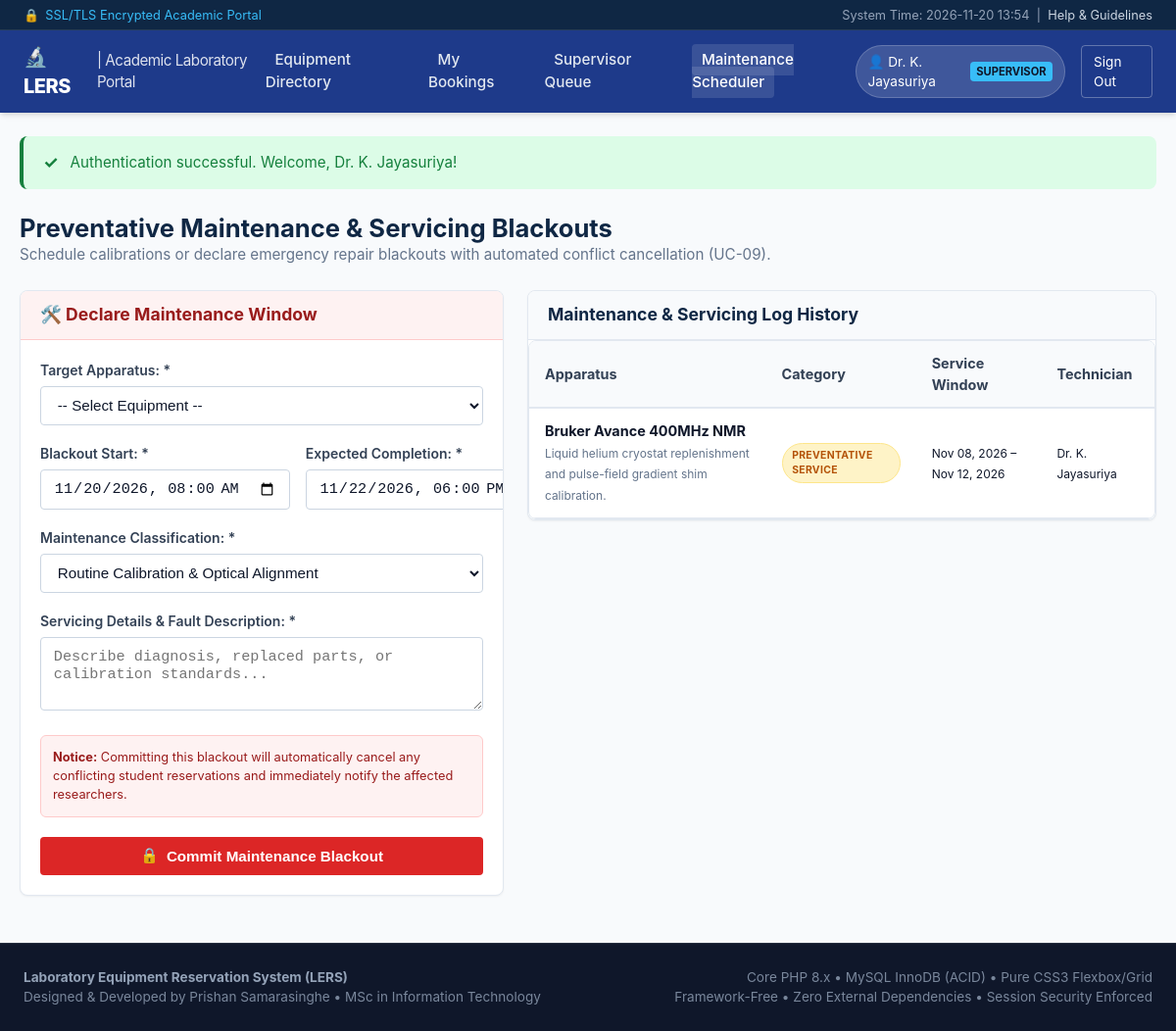
Page /maintenance.php (signed in) on the committed database.
### tables this page shows
CREATE TABLE `maintenance_logs` (
    `log_id` INT AUTO_INCREMENT PRIMARY KEY,
    `equipment_id` INT NOT NULL,
    `technician_id` INT NOT NULL,
    `start_datetime` DATETIME NOT NULL,
    `end_datetime` DATETIME NOT NULL,
    `maintenance_type` ENUM('routine_calibration', 'emergency_repair', 'preventative_service', 'consumable_replacement') NOT NULL,
    `servicing_notes` TEXT NOT NULL,
    `created_at` TIMESTAMP DEFAULT CURRENT_TIMESTAMP,
    CONSTRAINT `fk_maint_equipment` FOREIGN KEY (`equipment_id`) REFERENCES `equipment` (`equipment_id`) ON DELETE CASCADE,
    CONSTRAINT `fk_maint_technician` FOREIGN KEY (`technician_id`) REFERENCES `users` (`user_id`) ON DELETE CASCADE,
    INDEX `idx_maint_window` (`equipment_id`, `start_datetime`, `end_datetime`)
);

CREATE TABLE `equipment` (
    `equipment_id` INT AUTO_INCREMENT PRIMARY KEY,
    `equipment_name` VARCHAR(150) NOT NULL,
    `model_number` VARCHAR(100) NOT NULL,
    `lab_location` VARCHAR(100) NOT NULL,
    `description` TEXT NOT NULL,
    `req_cert_tier` ENUM('Tier 1', 'Tier 2', 'Tier 3') NOT NULL DEFAULT 'Tier 1',
    `requires_approval` TINYINT(1) NOT NULL DEFAULT 1,
    `status` ENUM('operational', 'maintenance', 'decommissioned') NOT NULL DEFAULT 'operational',
    `maintenance_note` VARCHAR(255) DEFAULT NULL,
    `created_at` TIMESTAMP DEFAULT CURRENT_TIMESTAMP
);

CREATE TABLE `users` (
    `user_id` INT AUTO_INCREMENT PRIMARY KEY,
    `id_number` VARCHAR(50) NOT NULL UNIQUE,
    `full_name` VARCHAR(100) NOT NULL,
    `email` VARCHAR(120) NOT NULL UNIQUE,
    `password_hash` VARCHAR(255) NOT NULL,
    `role` ENUM('student', 'supervisor', 'admin') NOT NULL DEFAULT 'student',
    `cert_tier` ENUM('Tier 1', 'Tier 2', 'Tier 3') NOT NULL DEFAULT 'Tier 1',
    `department` VARCHAR(120) NOT NULL DEFAULT 'Department of Physics & Nanotechnology',
    `phone` VARCHAR(30) DEFAULT NULL,
    `created_at` TIMESTAMP DEFAULT CURRENT_TIMESTAMP
);

### includes/auth.php (called while the page is built, shortened)
<?php
function sanitize(?string $string): string
{
    return htmlspecialchars((string)$string, ENT_QUOTES, 'UTF-8');
}

### maintenance.php (the view, shortened to what this page needs)
<?php
require_once __DIR__ . '/includes/header.php';
$pdo = getDBConnection();
$logsStmt = $pdo->query("
    SELECT m.*, e.equipment_name, e.lab_location, u.full_name AS technician_name
    FROM maintenance_logs m
    JOIN equipment e ON m.equipment_id = e.equipment_id
    JOIN users u ON m.technician_id = u.user_id
    ORDER BY m.start_datetime DESC
    LIMIT 15
");
$recentLogs = $logsStmt->fetchAll();
?>
<div style="display:flex; justify-content:space-between; align-items:center; margin-bottom:1.5rem;">
    <div>
        <h1 style="font-size:1.6rem;">Preventative Maintenance &amp; Servicing Blackouts</h1>
        <p style="color:var(--text-muted); font-size:0.95rem;">
            Schedule calibrations or declare emergency repair blackouts with automated conflict cancellation (UC-09).
        </p>
    </div>
</div>
<div style="display: grid; grid-template-columns: 1fr 1.3fr; gap: 1.5rem; align-items: flex-start;">
    <section class="card">
        <div class="card-header" style="background:#fef2f2; border-color:#fecaca;">
            <h2 class="card-title" style="color:#991b1b;">🛠️ Declare Maintenance Window</h2>
        </div>
        <div class="card-body">
            <form action="maintenance.php" method="POST">
                <div class="form-group">
                    <label for="equipment_id" class="form-label">Target Apparatus: *</label>
                    <select id="equipment_id" name="equipment_id" class="form-select" required>
                        <option value="">-- Select Equipment --</option>
                    </select>
                </div>
                <div style="display: grid; grid-template-columns: 1fr 1fr; gap: 1rem;">
                    <div class="form-group">
                        <label for="start_datetime" class="form-label">Blackout Start: *</label>
                        <input type="datetime-local" id="start_datetime" name="start_datetime" class="form-control" required value="<?= date('Y-m-d') ?>T08:00">
                    </div>
                    <div class="form-group">
                        <label for="end_datetime" class="form-label">Expected Completion: *</label>
                        <input type="datetime-local" id="end_datetime" name="end_datetime" class="form-control" required value="<?= date('Y-m-d', strtotime('+2 days')) ?>T18:00">
                    </div>
                </div>
                <div class="form-group">
                    <label for="maintenance_type" class="form-label">Maintenance Classification: *</label>
                    <select id="maintenance_type" name="maintenance_type" class="form-select">
                        <option value="routine_calibration">Routine Calibration &amp; Optical Alignment</option>
                    </select>
                </div>
                <div class="form-group">
                    <label for="servicing_notes" class="form-label">Servicing Details &amp; Fault Description: *</label>
                    <textarea id="servicing_notes" name="servicing_notes" rows="3" class="form-control" placeholder="Describe diagnosis, replaced parts, or calibration standards..." required></textarea>
                </div>
                <div style="background:#fef2f2; border:1px solid #fecaca; padding:0.75rem; border-radius:6px; margin-bottom:1.25rem; font-size:0.8rem; color:#991b1b;">
                    <strong>Notice:</strong> Committing this blackout will automatically cancel any conflicting student reservations and immediately notify the affected researchers.
                </div>
                <button type="submit" class="btn btn-danger" style="width:100%;">
                    <span>🔒</span>
                    <span>Commit Maintenance Blackout</span>
                </button>
            </form>
        </div>
    </section>
    <section class="card">
        <div class="card-header">
            <h2 class="card-title">Maintenance &amp; Servicing Log History</h2>
        </div>
        <div class="card-body" style="padding:0;">
            <?php if (empty($recentLogs)): ?>
                <p style="padding:2rem; text-align:center; color:var(--text-muted);">No recorded maintenance blackouts found.</p>
            <?php else: ?>
                <div class="table-responsive">
                    <table class="data-table">
                        <thead>
                            <tr>
                                <th>Apparatus</th>
                                <th>Category</th>
                                <th>Service Window</th>
                                <th>Technician</th>
                            </tr>
                        </thead>
                        <tbody>
                            <?php foreach ($recentLogs as $log): ?>
                                <tr>
                                    <td>
                                        <strong><?= sanitize($log['equipment_name']) ?></strong><br>
                                        <small style="color:var(--text-muted);"><?= sanitize($log['servicing_notes']) ?></small>
                                    </td>
                                    <td>
                                        <span class="badge badge-warning" style="font-size:0.65rem;">
                                            <?= ucwords(str_replace('_', ' ', $log['maintenance_type'])) ?>
                                        </span>
                                    </td>
                                    <td>
                                        <small>
                                            <?= formatDate($log['start_datetime']) ?> &ndash; <?= formatDate($log['end_datetime']) ?>
                                        </small>
                                    </td>
                                    <td>
                                        <small><?= sanitize($log['technician_name']) ?></small>
                                    </td>
                                </tr>
                            <?php endforeach; ?>
                        </tbody>
                    </table>
                </div>
            <?php endif; ?>
        </div>
    </section>
</div>
<?php require_once __DIR__ . '/includes/footer.php'; ?>

### assets/css/style.css (style rules this page uses)
:root { --primary-navy: #0f2744; --primary-blue: #1e40af; --primary-blue-hover: #1d4ed8; --accent-cyan: #0284c7; --accent-teal: #0d9488; --bg-main: #f8fafc; --bg-card: #ffffff; --bg-subtle: #f1f5f9; --bg-hover: #e2e8f0; --text-main: #0f172a; --text-muted: #64748b; --text-light: #94a3b8; --border-color: #cbd5e1; --border-subtle: #e2e8f0; --color-success: #15803d; --bg-success: #dcfce7; --color-danger: #b91c1c; --bg-danger: #fee2e2; --color-warning: #b45309; --bg-warning: #fef3c7; --color-info: #0369a1; --bg-info: #e0f2fe; --radius-sm: 4px; --radius-md: 8px; --radius-lg: 12px; --shadow-sm: 0 1px 2px 0 rgba(0, 0, 0, 0.05); --shadow-md: 0 4px 6px -1px rgba(0, 0, 0, 0.1), 0 2px 4px -1px rgba(0, 0, 0, 0.06); --shadow-lg: 0 10px 15px -3px rgba(0, 0, 0, 0.1), 0 4px 6px -2px rgba(0, 0, 0, 0.05); --font-stack: -apple-system, BlinkMacSystemFont, "Segoe UI", Roboto, "Helvetica Neue", Arial, sans-serif; }
* { box-sizing: border-box; margin: 0; padding: 0; }
body { font-family: var(--font-stack); background-color: var(--bg-main); color: var(--text-main); line-height: 1.5; font-size: 15px; min-height: 100vh; display: flex; flex-direction: column; }
h1, h2, h3, h4, h5, h6 { color: var(--primary-navy); font-weight: 700; line-height: 1.25; }
.btn { display: inline-flex; align-items: center; justify-content: center; gap: 0.5rem; padding: 0.6rem 1.2rem; font-size: 0.95rem; font-weight: 600; border-radius: var(--radius-sm); border: 1px solid transparent; cursor: pointer; transition: all 0.15s ease-in-out; text-decoration: none; }
.btn-danger { background-color: #dc2626; color: #ffffff; }
.form-group { margin-bottom: 1.15rem; }
.form-label { display: block; font-weight: 600; font-size: 0.875rem; color: #334155; margin-bottom: 0.35rem; }
.form-control, .form-select { width: 100%; padding: 0.6rem 0.8rem; font-size: 0.95rem; border: 1px solid var(--border-color); border-radius: var(--radius-sm); background-color: #ffffff; color: var(--text-main); transition: border-color 0.15s, box-shadow 0.15s; }
.card { background-color: var(--bg-card); border: 1px solid var(--border-subtle); border-radius: var(--radius-md); box-shadow: var(--shadow-sm); margin-bottom: 1.5rem; overflow: hidden; }
.card-header { padding: 0.85rem 1.25rem; background-color: #f8fafc; border-bottom: 1px solid var(--border-subtle); display: flex; justify-content: space-between; align-items: center; }
.card-title { font-size: 1.1rem; font-weight: 700; color: var(--primary-navy); margin: 0; }
.card-body { padding: 1.25rem; }
.badge { display: inline-flex; align-items: center; padding: 0.25rem 0.6rem; font-size: 0.75rem; font-weight: 700; border-radius: 9999px; text-transform: uppercase; letter-spacing: 0.03em; }
.badge-warning { background-color: var(--bg-warning); color: var(--color-warning); border: 1px solid #fde68a; }
.table-responsive { overflow-x: auto; border: 1px solid var(--border-subtle); border-radius: var(--radius-md); background-color: #ffffff; }
.data-table { width: 100%; border-collapse: collapse; text-align: left; font-size: 0.9rem; }
.data-table th { background-color: #f8fafc; color: #334155; font-weight: 700; padding: 0.75rem 1rem; border-bottom: 2px solid var(--border-subtle); }
.data-table td { padding: 0.75rem 1rem; border-bottom: 1px solid var(--border-subtle); vertical-align: middle; }

### rows in the picture
maintenance_logs: equipment.equipment_name "Bruker Avance 400MHz NMR", servicing_notes "Liquid helium cryostat replenishment and pulse-field gradient shim calibration.", maintenance_type "PREVENTATIVE SERVICE", start_datetime "Nov 08, 2026", end_datetime "Nov 12, 2026", technician.full_name "Dr. K. Jayasuriya"

### other values in the picture
$currentUser['full_name'] "Dr. K. Jayasuriya"
$currentUser['role'] "SUPERVISOR"
$icon "✓"
$message "Authentication successful. Welcome, Dr. K. Jayasuriya!"
